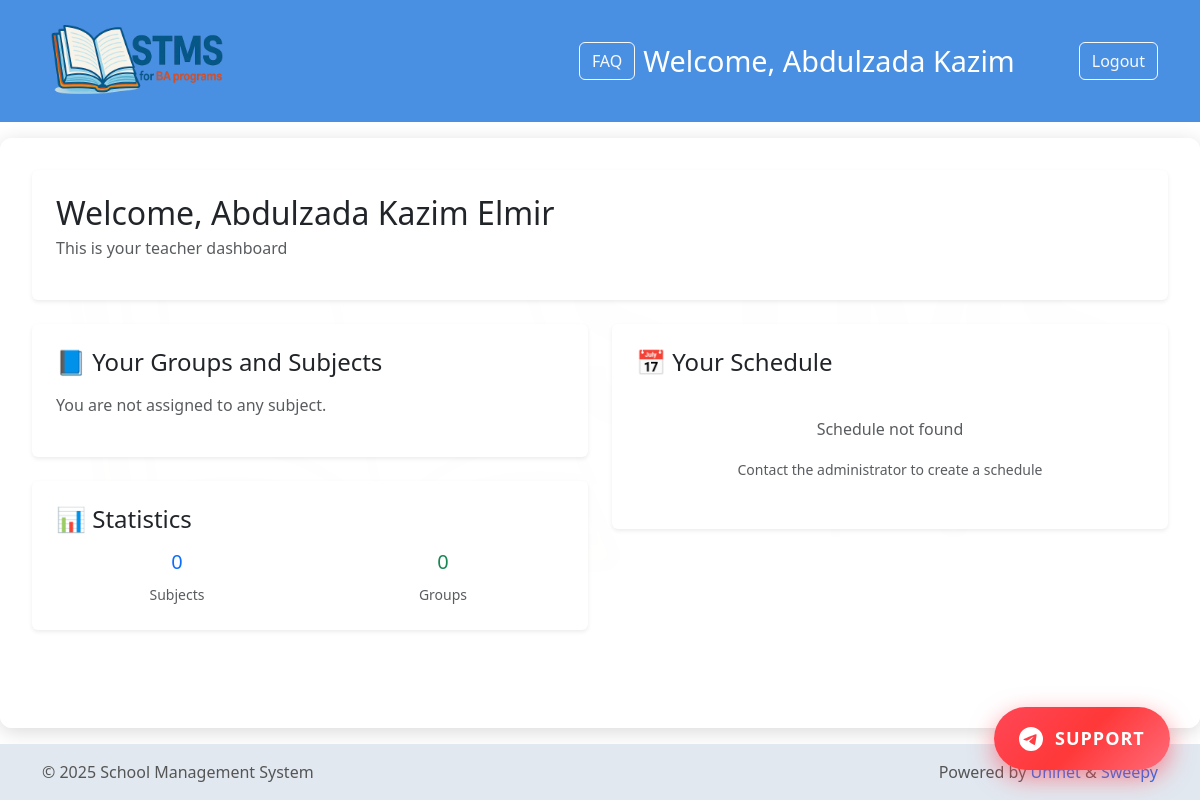
Page /teacher/ (signed in) on the committed database.
### school/models.py (models this page shows, shortened)
class CustomUser(AbstractUser):
    TEACHER = 'teacher'
    STUDENT = 'student'
    TUTOR = 'tutor'
    SCHEDULER = 'scheduler'
    ROLE_CHOICES = (
        (TEACHER, 'Teacher'),
        (STUDENT, 'Student'),
        (TUTOR, 'Tutor'),
        (SCHEDULER, 'Scheduler'),
    )
    role = models.CharField(max_length=10, choices=ROLE_CHOICES, verbose_name='Role')
    first_name = models.CharField(max_length=50, verbose_name='First Name')
    last_name = models.CharField(max_length=50, verbose_name='Last Name')
    middle_name = models.CharField(max_length=50, blank=True, null=True, verbose_name='Middle Name')
    email = models.EmailField()
    failed_login_attempts = models.PositiveIntegerField(default=0)
    lockout_until = models.DateTimeField(null=True, blank=True)

### school/views.py (the view, shortened to what this page needs)
# urls.py: path('teacher/', views.teacher_dashboard, name='teacher_dashboard'),
@login_required
def teacher_dashboard(request):
    assignments = TeacherAssignment.objects.filter(teacher=request.user).select_related('group', 'subject', 'semester')
    total_groups = set(assignment.group for assignment in assignments)
    schedule_data = {}
    weekday_names = {
        0: 'Понедельник',
        1: 'Вторник',
        2: 'Среда',
        3: 'Четверг',
        4: 'Пятница'
    }
    week_names = {
        'top': 'Верхняя неделя',
        'bottom': 'Нижняя неделя'
    }
    time_slots = [
        (1, '8:30-9:50'),
        (2, '10:05-11:25'),
        (3, '11:40-13:00'),
        (4, '13:30-14:50'),
        (5, '15:05-16:25'),
        (6, '16:40-18:00'),
    ]
    return render(request, 'school/teacher_dashboard.html', {
        'teacher_subjects': assignments,
        'total_groups': total_groups,
        'schedule_data': schedule_data,
        'weekday_names': weekday_names,
        'week_names': week_names,
        'time_slots': time_slots,
    })

### school/services/semester.py (called while the page is built)
def get_current_semester():
    semester = cache.get(_CACHE_KEY)
    if semester is None:
        from school.models import Semester
        semester = Semester.objects.order_by('-end_date').first()
        if semester:
            cache.set(_CACHE_KEY, semester, timeout=_CACHE_TTL)
    return semester

### school/templates/school/teacher_dashboard.html (shortened to what this page needs)
{% extends "school/base.html" %}
{% block content %}
<div class="mb-4 p-4 bg-white rounded shadow-sm">
    <h2 class="mb-1">Welcome, {{ request.user.last_name }} {{ request.user.first_name }} {{ request.user.middle_name }}</h2>
    <p class="text-muted">This is your teacher dashboard</p>
</div>
<div class="row">
    <div class="col-lg-6">
        <div class="mb-4 p-4 bg-white rounded shadow-sm">
            <h4 class="mb-3">📘 Your Groups and Subjects</h4>
            {% if teacher_subjects %}
                <div class="list-group">
                    {% for item in teacher_subjects %}
                        <div class="list-group-item d-flex justify-content-between align-items-center">
                            <div class="flex-grow-1 me-3">
                                <div class="d-flex flex-column">
                                    <div class="mb-1">
                                        <strong>Group:</strong> <span class="text-primary">{{ item.group.name }}</span>
                                    </div>
                                    <div class="mb-1">
                                        <strong>Subject:</strong> <span class="text-success">{{ item.subject.name }}</span>
                                    </div>
                                    <div>
                                        <small class="text-muted">Semester: {{ item.semester }}</small>
                                    </div>
                                </div>
                            </div>
                            <div class="flex-shrink-0">
                                <a href="{% url 'grade_students' item.id %}" class="btn btn-outline-primary btn-sm">Grade Students</a>
                            </div>
                        </div>
                    {% endfor %}
                </div>
            {% else %}
                <p class="text-muted">You are not assigned to any subject.</p>
            {% endif %}
        </div>
        <div class="mb-4 p-4 bg-white rounded shadow-sm">
            <h4 class="mb-3">📊 Statistics</h4>
            <div class="row">
                <div class="col-6">
                    <div class="text-center">
                        <h5 class="text-primary">{{ teacher_subjects|length }}</h5>
                        <small class="text-muted">Subjects</small>
                    </div>
                </div>
                <div class="col-6">
                    <div class="text-center">
                        <h5 class="text-success">{{ total_groups|length }}</h5>
                        <small class="text-muted">Groups</small>
                    </div>
                </div>
            </div>
        </div>
    </div>
    <div class="col-lg-6">
        <div class="p-4 bg-white rounded shadow-sm">
            <h4 class="mb-3">📅 Your Schedule</h4>
            {% if schedule_data %}
                <div class="schedule-container">
                    {% for week_type, week_schedule in schedule_data.items %}
                        <div class="week-section mb-4">
                            <h5 class="mb-3 text-center bg-light p-2 rounded">
                                {{ week_names.week_type }}
                            </h5>
                            <div class="table-responsive">
                                <table class="table table-bordered table-sm schedule-table">
                                    <thead>
                                        <tr>
                                            <th style="width: 15%;">Time</th>
                                            {% for weekday_num, weekday_name in weekday_names.items %}
                                                <th class="text-center">{{ weekday_name }}</th>
                                            {% endfor %}
                                        </tr>
                                    </thead>
                                    <tbody>
                                        {% for time_slot, time_display in time_slots %}
                                            <tr>
                                                <td class="time-slot bg-light text-center">
                                                    <small>{{ time_display }}</small>
                                                </td>
                                                {% for weekday_num, weekday_name in weekday_names.items %}
                                                    <td class="schedule-cell">
                                                        {% for entry in week_schedule %}
                                                            {% if entry.weekday == weekday_num and entry.time_slot == time_slot %}
                                                                <div class="lesson-card teacher-lesson">
                                                                    <div class="subject-name">{{ entry.subject }}</div>
                                                                    <div class="group-name">gr. {{ entry.group }}</div>
                                                                    <div class="room-name">{{ entry.room }}</div>
                                                                </div>
                                                            {% endif %}
                                                        {% endfor %}
                                                    </td>
                                                {% endfor %}
                                            </tr>
                                        {% endfor %}
                                    </tbody>
                                </table>
                            </div>
                        </div>
                    {% endfor %}
                </div>
            {% else %}
                <div class="text-center text-muted py-4">
                    <p>Schedule not found</p>
                    <small>Contact the administrator to create a schedule</small>
                </div>
            {% endif %}
        </div>
    </div>
</div>
{% endblock %}

### school/templates/school/base.html (shortened to what this page needs)
{% load static %}
<!DOCTYPE html>
<html lang="ru">
<head>
    <link href="https://cdn.jsdelivr.net/npm/bootstrap@5.3.0/dist/css/bootstrap.min.css" rel="stylesheet" />
</head>
<body>
<header>
    <div class="container d-flex justify-content-between align-items-center flex-nowrap">
        <a class="navbar-brand d-flex align-items-center text-white text-decoration-none flex-shrink-0" href="/">
            <img src="{% static 'images/logo.png' %}" alt="Logo" class="me-2">
        </a>
        <nav class="d-flex align-items-center flex-shrink-0">
            <a href="{% url 'faq' %}" class="text-nowrap btn btn-outline-light me-2">FAQ</a>
            {% if user.is_authenticated %}
                <span class="welcome-text text-white me-3 d-none d-md-inline">
                    Welcome, {{ user.last_name }} {{ user.first_name }}
                </span>
                <a href="{% url 'logout' %}" class="text-nowrap btn btn-outline-light">Logout</a>
            {% else %}
                <a href="{% url 'login' %}" class="text-nowrap btn btn-outline-light">Login</a>
            {% endif %}
        </nav>
    </div>
</header>
<a href="https://t.me/baprogramssupportstms" target="_blank" class="support-button" rel="noopener noreferrer">
    SUPPORT
</a>
<main class="container-fluid">
    {% block content %}{% endblock %}
</main>
<footer>
    <div class="container">
        <div class="row align-items-center">
            <div class="col-md-6 text-center text-md-start">
                &copy; 2025 School Management System
            </div>
            <div class="col-md-6 text-center text-md-end">
                <span class="d-none d-sm-inline">Powered by </span>
                <a href="https://www.asoiu-uninet.com/" target="_blank" class="text-decoration-none">Uninet</a>
                &amp;
                <a href="https://keneret.pythonanywhere.com/" target="_blank" class="text-decoration-none">Sweepy</a>
            </div>
        </div>
    </div>
</footer>
</body>
</html>

### school/templates/school/teacher_dashboard.html (style rules this page uses)
.flex-shrink-0 { flex-shrink: 0; }
.me-3 { margin-right: 1rem !important; }

### rows in the picture
CustomUser: last_name "Abdulzada", first_name "Kazim", user.last_name "Abdulzada", user.first_name "Kazim", user.middle_name "Elmir"

### other values in the picture
{{ teacher_subjects|length }} "0"
{{ total_groups|length }} "0"
